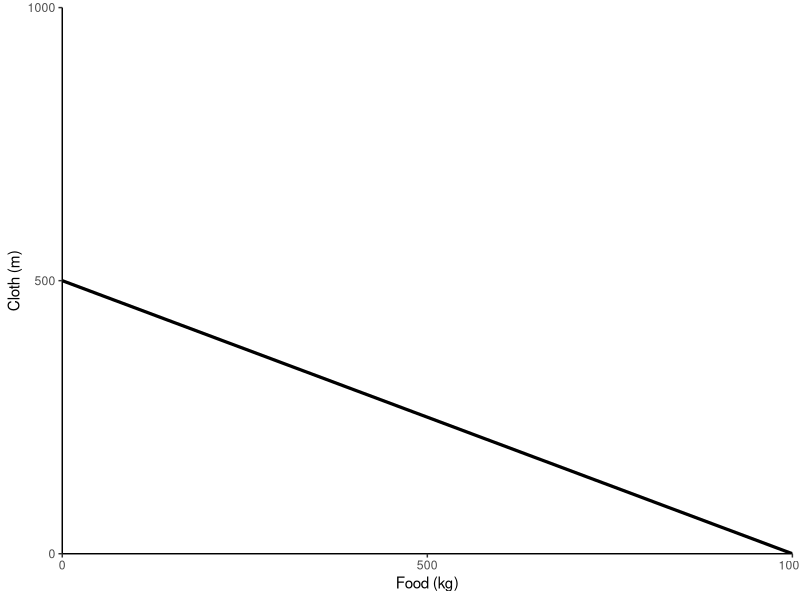
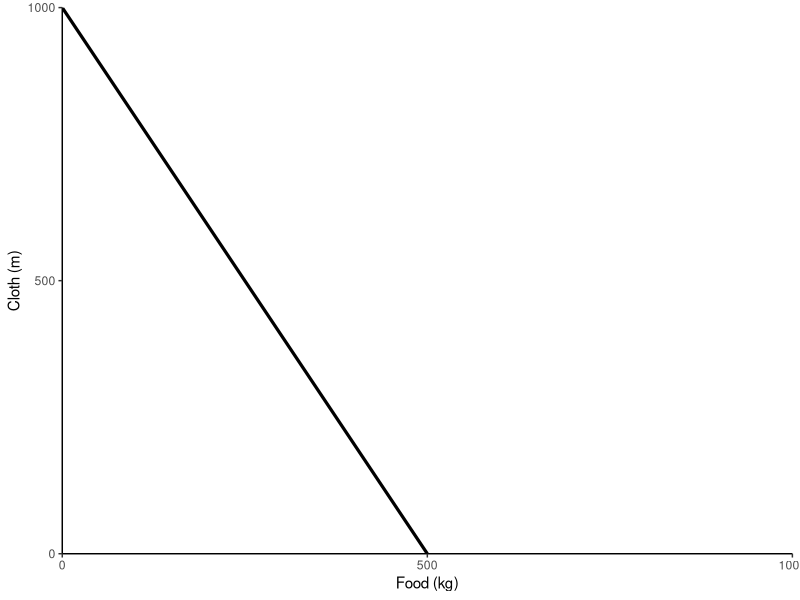
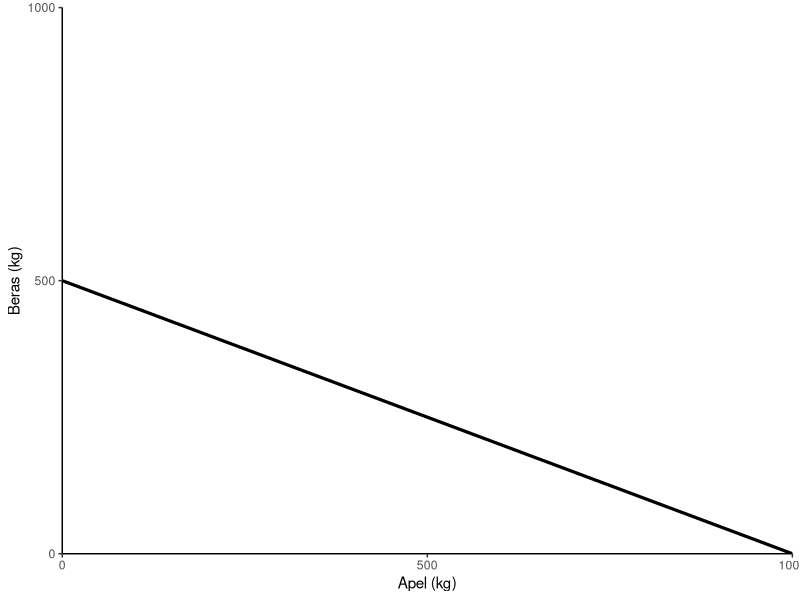
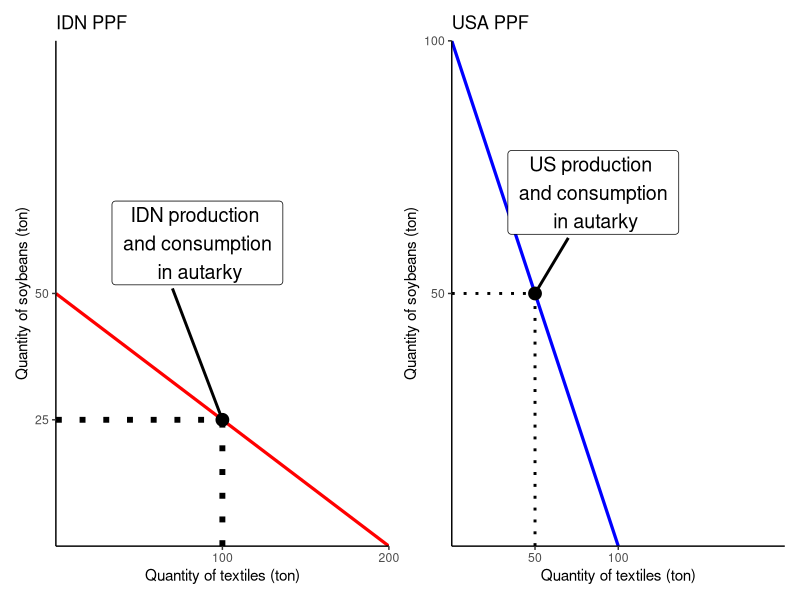
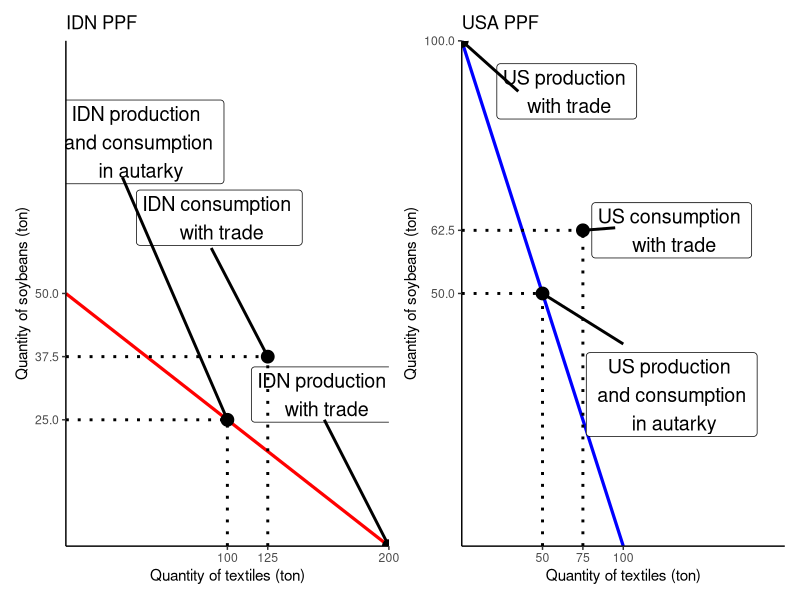
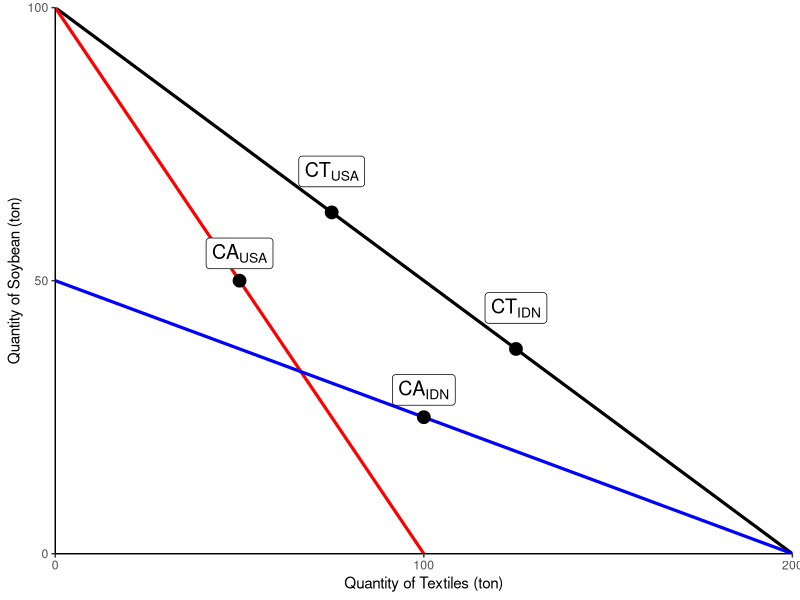

Source code (R) for these figures, in order:
## ---- chunk 1
#| fig-width: 5
#| fig-height: 4
#| label: fig1
#| fig-cap: "Production Possibility Frontier (PPF) country H"
library('ggplot2')
graph<-ggplot()+
  theme(panel.background = element_rect(fill = "#f0f1eb",
                                        colour = "#f0f1eb"),
        plot.background = element_rect(fill = "#f0f1eb"),
        legend.key = element_rect(fill = "#f0f1eb",linetype = "blank"),
        legend.background = element_rect(fill="#f0f1eb"))+
  theme_classic()

home <- function(x) 500-0.5*x
graph+
  stat_function(fun = home, size=1.1)+
  scale_y_continuous(expand=c(0,0),limits=c(0,1000), breaks = c(0,500,1000))+
  scale_x_continuous(expand=c(0,0),limits=c(0,1000), breaks =c(0,500,1000))+
  labs(x="Food (kg)",y="Cloth (m)")
## ---- chunk 2
#| fig-width: 5
#| fig-height: 4
#| label: fig2
#| fig-cap: "Production Possibility Frontier (PPF) country F"

foreign <- function(x) 1000-2*x
graph+
  stat_function(fun = foreign, size=1.1)+
  scale_y_continuous(expand=c(0,0),limits=c(0,1000), breaks = c(0,500,1000))+
  scale_x_continuous(expand=c(0,0),limits=c(0,1000), breaks =c(0,500,1000))+
  labs(x="Food (kg)",y="Cloth (m)")
## ---- chunk 3
#| fig-width: 5
#| fig-height: 4
#| label: fig3
#| fig-cap: "Production Possibility Frontier (PPF) negara H"
library('ggplot2')
graph<-ggplot()+
  theme_classic()

home <- function(x) 500-0.5*x
graph+
  stat_function(fun = home, size=1.1)+
  scale_y_continuous(expand=c(0,0),limits=c(0,1000), breaks = c(0,500,1000))+
  scale_x_continuous(expand=c(0,0),limits=c(0,1000), breaks =c(0,500,1000))+
  labs(x="Apel (kg)",y="Beras (kg)")
## ---- chunk 4
#| fig-width: 7
#| fig-height: 5.5
#| label: fig4

library(patchwork)
library(kableExtra)
USA <- function(x) 100-x
IDN <- function(x) 50-.25*x

amrik <- graph +
  stat_function(fun = USA, color="blue", size=1.1)+
  scale_y_continuous(expand=c(0,0),limits=c(0,100), breaks = c(50,100))+
  scale_x_continuous(expand=c(0,0),limits=c(0,200), breaks =c(50,100))+
  labs(x="Quantity of textiles (ton)",y="Quantity of soybeans (ton)",
       title = "USA PPF",size=1)+
  annotate("label", x = 85, y = 70, label = 'US production \n and consumption \n in autarky' ,size=5)+
  geom_segment(aes(x = 50, y = 50, xend = 70, yend = 61)
               ,size=1)+
  geom_point(aes(x=50,y=50),color='black',size=4)+
  geom_segment(aes(x = 0, y = 50, xend = 50, yend = 50), lty = "dotted"
               ,size=1) +
  geom_segment(aes(x = 50, y = 0, xend = 50, yend = 50), lty = "dotted"
               ,size=1)
  
indon <- graph +
  stat_function(fun = IDN, color="red", size=1.1)+
  scale_y_continuous(expand=c(0,0),limits=c(0,100), breaks = c(50,25))+
  scale_x_continuous(expand=c(0,0),limits=c(0,200), breaks =c(100,200))+
  labs(x="Quantity of textiles (ton)",y="Quantity of soybeans (ton)",
       title = "IDN PPF",size=1)+
  annotate("label", x = 85, y = 60, label = 'IDN production \n and consumption \n in autarky' ,size=5)+
  geom_segment(aes(x = 100, y = 25, xend = 70, yend = 51)
               ,size=1)+
  geom_point(aes(x=100,y=25),color='black',size=4)+
  geom_segment(aes(x = 0, y = 25, xend = 100, yend = 25), lty = "dotted"
               ,size=2) +
  geom_segment(aes(x = 100, y = 0, xend = 100, yend = 25), lty = "dotted"
               ,size=2)

indon+amrik
## ---- chunk 5
game <- data.frame(
  "country"=c(rep('USA',times=2),rep('IDN',times=2)), "goods"=c("textiles (ton)","soybean (ton)","textiles (ton)","soybean (ton)"),
  "p1"=c(50,50,100,25), "p2"=c(50,50,100,25),"p3"=c(0,100,200,0),
  "p4"=c(75,62.5,125,37.5),"gains"=c("+25","+12.5","+25","+12.5")
)

zzz<-kbl(game, align = "c", format='html',
    col.names = c(" "," ", "production","consumption",
                     "production","consumption", "Gains from trade")) %>%
  kable_styling(font_size=18) %>%
  column_spec(1, bold = T) %>%
  collapse_rows(columns = 1) %>%
  add_header_above(c(" "," ", "in autarky" = 2,"with trade"=3))
zzz
## ---- chunk 6
zzz
## ---- chunk 7

amrik1 <- graph +
  stat_function(fun = USA, color="blue", size=1.1)+
  scale_y_continuous(expand=c(0,0),limits=c(0,100), 
                     breaks = c(50,62.5,100))+
  scale_x_continuous(expand=c(0,0),limits=c(0,200), 
                     breaks =c(50,75,100))+
  labs(x="Quantity of textiles (ton)",y="Quantity of soybeans (ton)",
       title = "USA PPF",size=0.5)+
  annotate("label", x = 130, y = 30, label = 'US production \n and consumption \n in autarky' ,size=5)+
  annotate("label", x = 65, y = 90, label = 'US production \n with trade' ,size=5)+
  annotate("label", x = 130, y = 62.5, label = 'US consumption \n with trade' ,size=5)+
  geom_segment(aes(x = 0, y = 100, xend = 35, yend = 90 )
               ,size=1)+
  geom_segment(aes(x = 75, y = 62.50, xend = 95, yend = 63)
               ,size=1)+
  geom_segment(aes(x = 50, y = 50, xend = 100, yend = 40)
               ,size=1)+
  geom_point(aes(x=50,y=50),color='black',size=4)+
  geom_point(aes(x=75,y=62.5),color='black',size=4)+
  geom_point(aes(x=0,y=100),color='black',size=4)+
  geom_segment(aes(x = 0, y = 50, xend = 50, yend = 50), lty = "dotted"
               ,size=1) +
  geom_segment(aes(x = 50, y = 0, xend = 50, yend = 50), lty = "dotted"
               ,size=1)+
  geom_segment(aes(x = 0, y = 62.5, xend = 75, yend = 62.5), lty = "dotted"
               ,size=1) +
  geom_segment(aes(x = 75, y = 0, xend = 75, yend = 62.5), lty = "dotted"
               ,size=1)

indon1 <- graph +
  stat_function(fun = IDN, color="red", size=1.1)+
  scale_y_continuous(expand=c(0,0),limits=c(0,100), breaks = c(50,37.5,25))+
  scale_x_continuous(expand=c(0,0),limits=c(0,200), breaks =c(100,125,200))+
  labs(x="Quantity of textiles (ton)",y="Quantity of soybeans (ton)",
       title = "IDN PPF",size=1)+
  annotate("label", x = 45, y = 80, 
           label = 'IDN production \n and consumption \n in autarky' ,
           size=5)+
  annotate("label", x = 95, y = 65,
           label = 'IDN consumption \n with trade' ,size=5)+
  annotate("label", x = 160, y = 30, 
           label = 'IDN production \n with trade' ,size=5)+
  geom_segment(aes(x = 100, y = 25, xend = 35, yend = 73)
               ,size=1)+
  geom_segment(aes(x = 125, y = 37.5, xend = 90, yend = 59)
               ,size=1)+
  geom_segment(aes(x = 200, y = 0, xend = 160, yend = 25)
               ,size=1)+
  geom_point(aes(x=100,y=25),color='black',size=4)+
  geom_point(aes(x=125,y=37.5),color='black',size=4)+
  geom_point(aes(x=200,y=0),color='black',size=4)+
  geom_segment(aes(x = 0, y = 25, xend = 100, yend = 25), lty = "dotted"
               ,size=1) +
  geom_segment(aes(x = 100, y = 0, xend = 100, yend = 25), lty = "dotted"
               ,size=1)+
  geom_segment(aes(x = 0, y = 37.5, xend = 125, yend = 37.5), lty = "dotted"
               ,size=1) +
  geom_segment(aes(x = 125, y = 0, xend = 125, yend = 37.5), lty = "dotted"
               ,size=1)
indon1+amrik1
## ---- chunk 8
#| fig-width: 5
#| fig-height: 4
#| label: fig5

graph<-ggplot()+
  theme_classic()
USA <- function(x) 100-x
IDN <- function(x) 50-.25*x
gab <- function(x) 100-.5*x
graph+
  stat_function(fun = gab, size=1.1)+
  stat_function(fun = USA, size=1.1,color="red")+
  stat_function(fun = IDN, size=1.1,color="blue")+
  scale_y_continuous(expand=c(0,0),limits=c(0,100), breaks = c(0,50,100))+
  scale_x_continuous(expand=c(0,0),limits=c(0,200), breaks =c(0,100,200))+
  labs(x="Quantity of Textiles (ton)",y="Quantity of Soybean (ton)")+
  geom_point(aes(x=100,y=25),color='black',size=4)+
  geom_point(aes(x=125,y=37.5),color='black',size=4)+
  geom_point(aes(x=75,y=62.5),color='black',size=4)+
  geom_point(aes(x=50,y=50),color='black',size=4)+
  annotate("label", x = 100, y = 30, label = 'CA[IDN]' ,size=5,parse=TRUE)+
  annotate("label", x = 125, y = 45, label = 'CT[IDN]' ,size=5,parse=TRUE)+
  annotate("label", x = 75, y = 70, label = 'CT[USA]' ,size=5,parse=TRUE)+
  annotate("label", x = 50, y = 55, label = 'CA[USA]' ,size=5,parse=TRUE)
